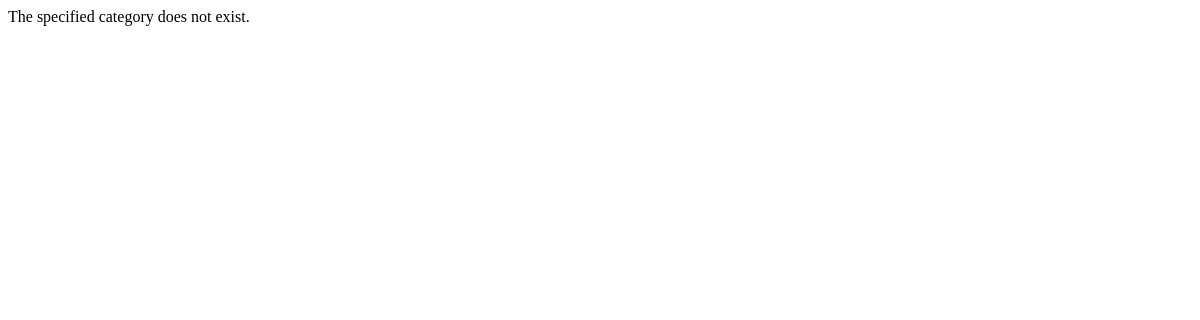
/rango/category/pascal/add_page/ (signed in), run on an earlier commit of the app's database.
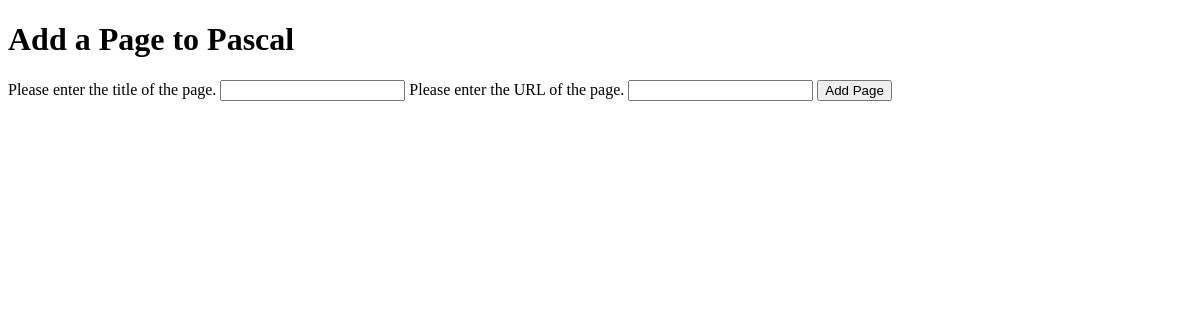
And on a later commit of the database.
### rango/models.py (models this page shows, shortened)
class Category(models.Model):
    maxChar = 128
    name = models.CharField(max_length=maxChar, unique=True)
    views = models.IntegerField(default=0)
    likes = models.IntegerField(default=0)
    slug = models.SlugField(unique=True)
    class Meta:
        verbose_name_plural = 'categories'

### rango/views.py (the view, shortened to what this page needs)
# urls.py: url(r'^category/(?P<category_name_slug>[\w\-]+)/add_page/$',
@login_required
def add_page(request, category_name_slug):
    try:
        category = Category.objects.get(slug=category_name_slug)
    except Category.DoesNotExist:
        category = None
    form = PageForm()
    context_dict = {'form':form, 'category': category}
    return render(request, 'rango/add_page.html', context_dict)

### rango/forms.py (shortened to what this page needs)
class PageForm(forms.ModelForm):
    title = forms.CharField(max_length=Category.maxChar,
                            help_text="Please enter the title of the page.")
    url = forms.URLField(max_length=200,
                         help_text="Please enter the URL of the page.")
    views = forms.IntegerField(widget=forms.HiddenInput(), initial=0)
    class Meta:
        model = Page
        exclude = ('category',)

### templates/rango/add_page.html (shortened to what this page needs)
<!DOCTYPE html>
<html>
	<head>
	</head>
	<body>
		<div>
			{% if category %}
			<h1>Add a Page to {{category.name}}</h1>
			<form id="page_form" method="post" action="/rango/category/{{ category.slug }}/add_page/">
				{% for field in form.visible_fields %}
					{{ field.help_text }}
					{{ field }}
				{% endfor %}
				<input type="submit" name ="submit" value="Add Page" />
			</form>
			{% else %}
				The specified category does not exist.
			{% endif %}
		</div>
	</body>
</html>

What changed in the data, as far as the page shows it:
added Category: name "Pascal"
Also different on the page:
form field submit: (not shown) → "Add Page"
text no longer shown: "The specified category does not exist."
text now shown: "Add a Page to"
new list line: "Please enter the title of the page. "
new list line: "Please enter the URL of the page. "
